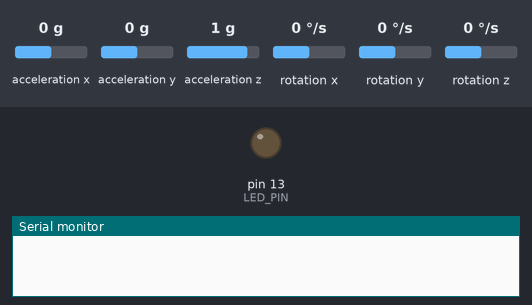
Bench run of a sketch on a simulated Arduino Uno, built with avr-gcc and run on an emulated ATmega328P. On the bench: output pins drawn as LEDs (lit = HIGH), the last lines printed to the serial monitor. The test bench sets the inputs (shaded band); at power-on: rotation x 0 °/s, rotation y 0 °/s, acceleration x 0 g, acceleration y 0 g, acceleration z 1 g, rotation z 0 °/s.

Above: at 0.0 s.
At 1.2 s:
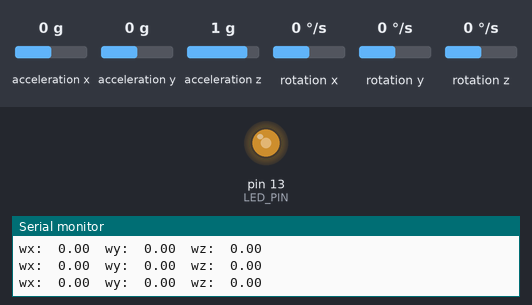
1.3 s: rotation x set to -2 °/s
4.3 s: rotation y set to -2 °/s
7.3 s: rotation x set to 0 °/s
Timing chart, 0 to 16.3 s (numbered marks = the images above; inputs shaded):
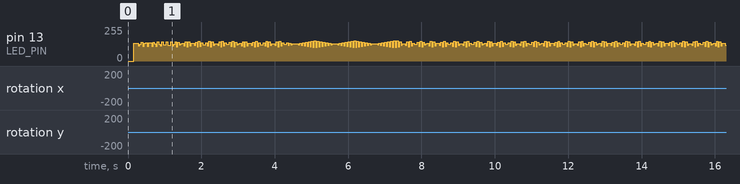

The sketch:

MPU6050_raw.ino
```cpp
// I2C device class (I2Cdev) demonstration Arduino sketch for MPU6050 class
// 10/7/2011 by Jeff Rowberg <jeff@rowberg.net>
// Updates should (hopefully) always be available at https://github.com/jrowberg/i2cdevlib
//
// Changelog:
//      2013-05-08 - added multiple output formats
//                 - added seamless Fastwire support
//      2011-10-07 - initial release

/* ============================================
I2Cdev device library code is placed under the MIT license
Copyright (c) 2011 Jeff Rowberg

Permission is hereby granted, free of charge, to any person obtaining a copy
of this software and associated documentation files (the "Software"), to deal
in the Software without restriction, including without limitation the rights
to use, copy, modify, merge, publish, distribute, sublicense, and/or sell
copies of the Software, and to permit persons to whom the Software is
furnished to do so, subject to the following conditions:

The above copyright notice and this permission notice shall be included in
all copies or substantial portions of the Software.

THE SOFTWARE IS PROVIDED "AS IS", WITHOUT WARRANTY OF ANY KIND, EXPRESS OR
IMPLIED, INCLUDING BUT NOT LIMITED TO THE WARRANTIES OF MERCHANTABILITY,
FITNESS FOR A PARTICULAR PURPOSE AND NONINFRINGEMENT. IN NO EVENT SHALL THE
AUTHORS OR COPYRIGHT HOLDERS BE LIABLE FOR ANY CLAIM, DAMAGES OR OTHER
LIABILITY, WHETHER IN AN ACTION OF CONTRACT, TORT OR OTHERWISE, ARISING FROM,
OUT OF OR IN CONNECTION WITH THE SOFTWARE OR THE USE OR OTHER DEALINGS IN
THE SOFTWARE.
===============================================
*/

// I2Cdev and MPU6050 must be installed as libraries, or else the .cpp/.h files
// for both classes must be in the include path of your project
#include "I2Cdev.h"
#include "MPU6050.h"
#include <math.h>

// Arduino Wire library is required if I2Cdev I2CDEV_ARDUINO_WIRE implementation
// is used in I2Cdev.h
#if I2CDEV_IMPLEMENTATION == I2CDEV_ARDUINO_WIRE
    #include "Wire.h"
#endif

// class default I2C address is 0x68
// specific I2C addresses may be passed as a parameter here
// AD0 low = 0x68 (default for InvenSense evaluation board)
// AD0 high = 0x69
MPU6050 accelgyro;
//MPU6050 accelgyro(0x69); // <-- use for AD0 high

int16_t ax, ay, az;
int16_t gx, gy, gz;


// uncomment "OUTPUT_READABLE_ACCELGYRO" if you want to see a tab-separated
// list of the accel X/Y/Z and then gyro X/Y/Z values in decimal. Easy to read,
// not so easy to parse, and slow(er) over UART.
#define OUTPUT_READABLE_ACCELGYRO

// uncomment "OUTPUT_BINARY_ACCELGYRO" to send all 6 axes of data as 16-bit
// binary, one right after the other. This is very fast (as fast as possible
// without compression or data loss), and easy to parse, but impossible to read
// for a human.
//#define OUTPUT_BINARY_ACCELGYRO
//#define OFFSET_AX 800
//#define OFFSET_AY 1100
//#define OFFSET_AZ 216
//#define OFFSET_GX -400
//#define OFFSET_GY -300
//#define OFFSET_GZ 80

#define G 9.80665
#define CONS 16384
#define DT 1
#define HPF 0.98
#define LPF 0.02
#define LED_PIN 13

bool blinkState = false;
double OFFSET_AX = 0;
double OFFSET_AY = 0;
double OFFSET_AZ = 0;
double OFFSET_GX = 0;
double OFFSET_GY = 0;
double OFFSET_GZ = 0;
double anglerealx = 0;
double anglerealy = 0;
double anglerealz = 0;

void setup() {
    // join I2C bus (I2Cdev library doesn't do this automatically)
    #if I2CDEV_IMPLEMENTATION == I2CDEV_ARDUINO_WIRE
        Wire.begin();
    #elif I2CDEV_IMPLEMENTATION == I2CDEV_BUILTIN_FASTWIRE
        Fastwire::setup(400, true);
    #endif

    // initialize serial communication
    // (38400 chosen because it works as well at 8MHz as it does at 16MHz, but
    // it's really up to you depending on your project)
    Serial.begin(38400);

    // initialize device
    Serial.println("Initializing I2C devices...");
    accelgyro.initialize();

    // verify connection
    Serial.println("Testing device connections...");
    Serial.println(accelgyro.testConnection() ? "MPU6050 connection successful" : "MPU6050 connection failed");

    double sumAx = 0;
    double sumAy = 0;
    double sumAz = 0;
    double sumGx = 0;
    double sumGy = 0;
    double sumGz = 0;

    // use the code below to change accel/gyro offset values

    for (int i = 0; i < 20; i++)
    {
      accelgyro.getMotion6(&ax, &ay, &az, &gx, &gy, &gz);

      sumAx += ax;
      sumAy += ay;
      sumAz += az;

      sumGx += gx;
      sumGy += gy;
      sumGz += gz;
    }

    OFFSET_AX = sumAx / 20;
    OFFSET_AY = sumAy / 20;
    OFFSET_AZ = (sumAz / 20) - 16384;

    OFFSET_GX = sumGx / 20;
    OFFSET_GY = sumGy / 20;
    OFFSET_GZ = sumGz / 20;

    // configure Arduino LED pin for output
    pinMode(LED_PIN, OUTPUT);
}

void loop() {
    // read raw accel/gyro measurements from device
    accelgyro.getMotion6(&ax, &ay, &az, &gx, &gy, &gz);

    // these methods (and a few others) are also available
    //accelgyro.getAcceleration(&ax, &ay, &az);
    //accelgyro.getRotation(&gx, &gy, &gz);

    //percepatan dalam satuan bit
    double acx= ax-OFFSET_AX;
    double acy= ay-OFFSET_AY;
    double acz= -(az-OFFSET_AZ);

    //kecepatan dalam satuan bit
    double gyx= gx-OFFSET_GX;
    double gyy= gy-OFFSET_GY;
    double gyz= gz-OFFSET_GZ;

    //percepatan dalam satuan m/s^2
    double accelx= acx * G / CONS;
    double accely= acy * G / CONS;
    double accelz= acz * G / CONS;

    //posisi sudut dalam satuan rad atau derajat ya(?)
    double anglex0= atan2(acx,(sqrt(acy*acy + acz*acz))) * 180 / M_PI;
    double angley0= atan2(acy,(sqrt(acx*acx + acz*acz))) * 180 / M_PI;
    double anglez0= atan2(acz,(sqrt(acy*acy + acx*acx))) * 180 / M_PI;

    //kecepatan sudut dalam satuan rad/s atau derajat (lupa(?))
    double wx= gyx * 250 / 32768000;
    double wy= gyy * 250 / 32768000;
    double wz= gyz * 250 / 32768000;

    //posisi sudut setelah difilter
    anglerealx = LPF * (anglerealx + wx * DT) + HPF * anglex0 ;
    anglerealy = LPF * (anglerealy + wy * DT) + HPF * angley0 ;
    anglerealz = LPF * (anglerealz + wz * DT) + HPF * anglez0 ;

    #ifdef OUTPUT_READABLE_ACCELGYRO
        // display tab-separated accel/gyro x/y/z values
//        Serial.print("ax:\t");
//        Serial.print(accelx); Serial.print("\t");
//        Serial.print("ay:\t");
//        Serial.print(accely); Serial.print("\t");
//        Serial.print("az:\t");
//        Serial.print(accelz); Serial.print("\t");

        Serial.print("wx:\t");
        Serial.print(wx); Serial.print("\t");
        Serial.print("wy:\t");
        Serial.print(wy); Serial.print("\t");
        Serial.print("wz:\t");
        Serial.print(wz); Serial.print("\t");

//        Serial.print(anglex0); Serial.print("\t");
//        Serial.print(angley0); Serial.print("\t");
//        Serial.print(anglez0); Serial.print("\t");
//        Serial.print(anglerealx); Serial.print("\t");
//        Serial.print(anglerealy); Serial.print("\t");
//        Serial.print(anglerealz); Serial.print("\t");
        Serial.println();

    #endif

    #ifdef OUTPUT_BINARY_ACCELGYRO
        Serial.write((uint8_t)(ax >> 8)); Serial.write((uint8_t)(ax & 0xFF));
        Serial.write((uint8_t)(ay >> 8)); Serial.write((uint8_t)(ay & 0xFF));
        Serial.write((uint8_t)(az >> 8)); Serial.write((uint8_t)(az & 0xFF));
        Serial.write((uint8_t)(gx >> 8)); Serial.write((uint8_t)(gx & 0xFF));
        Serial.write((uint8_t)(gy >> 8)); Serial.write((uint8_t)(gy & 0xFF));
        Serial.write((uint8_t)(gz >> 8)); Serial.write((uint8_t)(gz & 0xFF));
    #endif

    // blink LED to indicate activity
    blinkState = !blinkState;
    digitalWrite(LED_PIN, blinkState);
    delay(DT);
}
```

Measured:
- by itself, pin 13 (LED_PIN): moves between 106/255 and 151/255, repeating every 1.6 s
